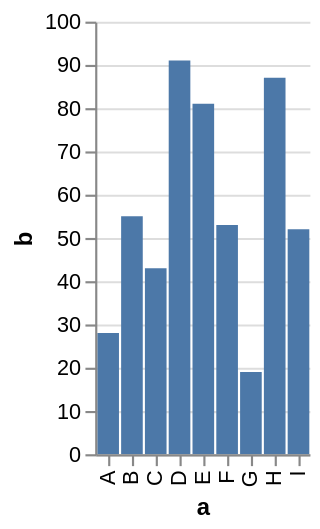

This figure's Vega-Lite source:
### Vega specification from a JSON file in a GitHub repository (floating-point values rounded to 4 significant figures)
{"$schema": "http://vega.github.io/schema/vega/v3.0.json", "description": "A simple bar chart with embedded data.", "autosize": "pad", "padding": 5, "encode": {"update": {"fill": {"value": "transparent"}}}, "data": [{"name": "source_0", "values": [{"a": "A", "b": 28}, {"a": "B", "b": 55}, {"a": "C", "b": 43}, {"a": "D", "b": 91}, {"a": "E", "b": 81}, {"a": "F", "b": 53}, {"a": "G", "b": 19}, {"a": "H", "b": 87}, {"a": "I", "b": 52}], "format": {"type": "json", "parse": {"b": "number"}}, "transform": [{"type": "filter", "expr": "datum[\"b\"] !== null && !isNaN(datum[\"b\"])"}]}], "signals": [{"name": "width", "update": "bandspace(domain('x').length, 0.1, 0.05) * 11"}, {"name": "height", "update": "200"}], "marks": [{"name": "marks", "type": "rect", "role": "bar", "from": {"data": "source_0"}, "encode": {"update": {"x": {"scale": "x", "field": "a"}, "width": {"scale": "x", "band": true}, "y": {"scale": "y", "field": "b"}, "y2": {"scale": "y", "value": 0}, "fill": {"value": "#4c78a8"}}}}], "scales": [{"name": "x", "type": "band", "domain": {"data": "source_0", "field": "a", "sort": true}, "range": {"step": 11}, "round": true, "paddingInner": 0.1, "paddingOuter": 0.05}, {"name": "y", "type": "linear", "domain": {"data": "source_0", "field": "b"}, "range": [200, 0], "round": true, "nice": true, "zero": true}], "axes": [{"scale": "x", "orient": "bottom", "tickCount": 5, "title": "a", "zindex": 1, "encode": {"labels": {"update": {"angle": {"value": 270}, "align": {"value": "right"}, "baseline": {"value": "middle"}}}}}, {"scale": "y", "format": "s", "orient": "left", "title": "b", "zindex": 1}, {"scale": "y", "domain": false, "format": "s", "grid": true, "labels": false, "orient": "left", "ticks": false, "zindex": 0, "gridScale": "x"}]}
